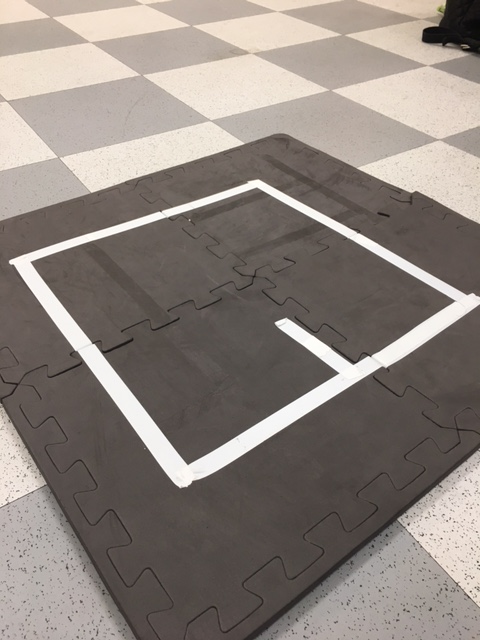
#> input picture computer-vision/test-images/simple-maze.jpg, 480 x 640 px
$ jupyter execute line-detection.ipynb
#> lines starting #> are read from the running program, lines starting #| are printed output that depends on the picture; after the words box and inside, x2 and y2 are one past the last pixel; in counts of white or black regions, pixels touching at a corner belong together
## Imports and Utility Functions

[cell 1]
import cv2
import math
from typing import List, Optional, NamedTuple
from matplotlib import pyplot as plt
import numpy as np
from enum import Enum, auto

# Custom types
Image = np.ndarray

class JunctionType(Enum):
    LEFT = auto()
    RIGHT = auto()
    PLUS = auto()
    T = auto()

class Line(NamedTuple):
    x1: int
    y1: int
    x2: int
    y2: int

    @property
    def length(self):
        return np.linalg.norm((self.x1 - self.x2, self.y1 - self.y2))

class Point(NamedTuple):
    x: int
    y: int

class Junction(NamedTuple):
    point: Point
    type: JunctionType

# Helper Functions
def plot_image(img: Image, plot_title: str, color_conversion=cv2.COLOR_BGR2RGB):
    '''Plots an image, converting it to an acceptable color space (i.e., grayscale or RGB) as needed.'''
    if color_conversion != None:
        img = cv2.cvtColor(img, color_conversion)

    plt.imshow(img)
    plt.title(plot_title)
    plt.axis('off')

## Detecting White Pixels

[cell 2]
# Load original image
img = cv2.imread('test-images/simple-maze.jpg')
#> img is the input picture: shape (640, 480, 3); mean B, G, R 125.3, 131.5, 140.6
plot_image(img, 'Original Image')

[cell 3]
def manual_white_threshold(img):
    '''Selects all white pixels in an image using HSV thresholding'''
    hsv = cv2.cvtColor(img, cv2.COLOR_BGR2HSV)
    return cv2.inRange(hsv, (0, 0, 215), (180, 15, 255), cv2.THRESH_BINARY)

plot_image(manual_white_threshold(img), 'Manual White Thresholding')
#> in manual_white_threshold, `hsv = cv2.cvtColor(img, cv2.COLOR_BGR2HSV)`: hsv: shape (640, 480, 3); mean H, S, V 13, 30.3, 140.6
#> in manual_white_threshold, `return cv2.inRange(hsv, (0, 0, 215), (180, 15, 255), cv2.THRESH_BINARY)`:
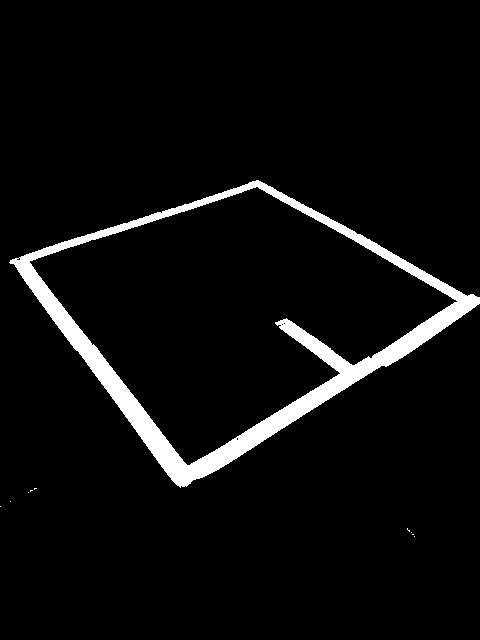
#> returned value: shape (640, 480); 5.1% white; 10 white regions (9 under 20 px), largest, box (x1, y1, x2, y2) and area: (9, 180, 480, 488) 15495

[cell 4]
def detect_lines(img: Image) -> List[Line]:
    '''
    Uses a Hough Transform to detect lines in an image.

    The Hough transform works by
        - Applying edge detection, which returns a list
          of (x, y) pixels that are edges
        - Create a grid of possible lines specified in polar coordinates (p, theta)
        - For each edge pixel (x, y), determine which line it's most likely to contribute
          to and increment the corresponding grid value
        - Threshold the grid to find the most likely lines
    '''
    edges = cv2.Canny(img, 50, 200)
    lines = cv2.HoughLinesP(edges, 1, np.pi / 180, 30, minLineLength=50, maxLineGap=20)

    return [Line(*line[0]) for line in lines]

def detect_lines2(img: Image) -> List[Line]:
    '''An alternative line-segment detector (with fewer intersections)'''
    LSD = cv2.createLineSegmentDetector(0)
    return [Line(*map(int, line[0])) for line in LSD.detect(img)[0]]

def draw_lines(img: Image, lines: List[Line], color=(255, 0, 0)) -> Image:
    '''Draws a list of lines on an image'''
    if lines is None or len(lines) == 0:
        return img

    copy = img.copy()

    for line in lines:
        cv2.line(copy, (line.x1, line.y1), (line.x2, line.y2), color, 3)

    return copy

lines = detect_lines(manual_white_threshold(img))
#> in detect_lines, `edges = cv2.Canny(img, 50, 200)`:
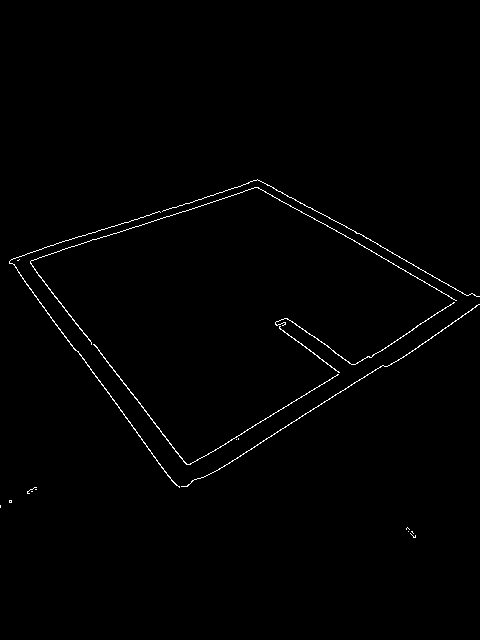
#> edges: shape (640, 480); 0.84% white in thin lines or dots, all inside (x1, y1, x2, y2) = (0, 179, 480, 538)
#> in detect_lines, `lines = cv2.HoughLinesP(edges, 1, np.pi / 180, 30, minLineLength=50, m..`: lines = 23 rows, first 6: [23, 255, 197, 478], [14, 265, 256, 187], [290, 205, 471, 309], [247, 429, 368, 356], [9, 261, 140, 436], [219, 469, 354, 382]
#> lines = 23 items, first 6: (23, 255, 197, 478), (14, 265, 256, 187), (290, 205, 471, 309), (247, 429, 368, 356), (9, 261, 140, 436), (219, 469, 354, 382)
plot_image(draw_lines(img, lines), 'Lines')
#> the loop in draw_lines, `for line in lines:` made 23 passes
#> line on passes 1 to 12: (23, 255, 197, 478), (14, 265, 256, 187), (290, 205, 471, 309), (247, 429, 368, 356), (9, 261, 140, 436), (219, 469, 354, 382), (95, 232, 258, 180), (387, 250, 468, 295), (169, 477, 288, 405), (257, 179, 380, 245), (120, 410, 176, 485), (275, 324, 354, 383)
#> after the loop in draw_lines, `for line in lines:`:
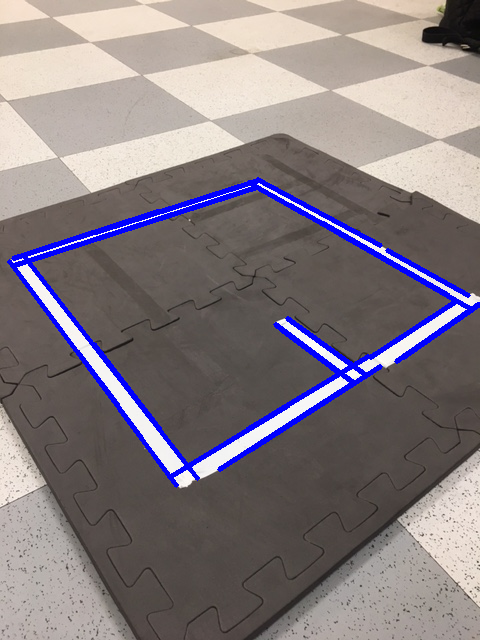
#> copy: shape (640, 480, 3); 3.98% of pixels changed, all inside (x1, y1, x2, y2) = (7, 177, 480, 488)

[cell 5]
def classify_lines(lines: List[Line]):
    '''Splits the lines into horizontal or vertical'''
    horizontal = []
    vertical = []

    HORIZONTAL_CUTOFF = 0

    for line in lines:
        slope = (line.y1 - line.y2) / (line.x1 - line.x2)

        if slope <= HORIZONTAL_CUTOFF:
            horizontal.append(line)
        else:
            vertical.append(line)

    return horizontal, vertical

def kmeans_classify_lines(lines: List[Line], k=2):
    '''
    Uses K-Means clustering to group lines into horizontal and vertical

    Returns a tuple (horizontal lines, vertical lines)
    '''
    # Grab slopes of each line
    slope_iter = ((line.y1 - line.y2) / (line.x1 - line.x2) for line in lines)
    slopes = np.fromiter(slope_iter, np.float32, count=len(lines))

    # Perform kmeans clustering, stopping if iterations > 10 or the cluster centers move less than epsilon
    stop_criteria = (cv2.TERM_CRITERIA_EPS + cv2.TERM_CRITERIA_MAX_ITER, 10, 0.001)
    _, labels, centers = cv2.kmeans(slopes, k, None, stop_criteria, 10, cv2.KMEANS_RANDOM_CENTERS)

    # Assume the group with the smallest center is horizontal
    horizontal_label = 0 if abs(centers[0]) < abs(centers[1]) else 1
    vertical_label = (horizontal_label + 1) % 2

    labels = labels.ravel() # Flatten labels
    horizontal = [line for i, line in enumerate(lines) if labels[i] == horizontal_label]
    vertical = [line for i, line in enumerate(lines) if labels[i] == vertical_label]

    return horizontal, vertical

horizontal, vertical = classify_lines(lines)
#> the loop in classify_lines, `for line in lines:` made 23 passes
#> (line, slope) on passes 1 to 12: ((23, 255, 197, 478), 1.28), ((14, 265, 256, 187), -0.322), ((290, 205, 471, 309), 0.575), ((247, 429, 368, 356), -0.603), ((9, 261, 140, 436), 1.34), ((219, 469, 354, 382), -0.644), ((95, 232, 258, 180), -0.319), ((387, 250, 468, 295), 0.556), ((169, 477, 288, 405), -0.605), ((257, 179, 380, 245), 0.537), ((120, 410, 176, 485), 1.34), ((275, 324, 354, 383), 0.747)
#> after the loop in classify_lines, `for line in lines:`: horizontal = [(14, 265, 256, 187), (247, 429, 368, 356), (219, 469, 354, 382), (95, 232, 258, 180), (169, 477, 288, 405), (396, 361, 478, 304), (13, 258, 158, 211), (370, 357, 454, 302), (403, 357, 479, 304), (251, 449, 380, 366)]; vertical = 13 items, first 6: (23, 255, 197, 478), (290, 205, 471, 309), (9, 261, 140, 436), (387, 250, 468, 295), (257, 179, 380, 245), (120, 410, 176, 485)
horizontal, vertical = kmeans_classify_lines(lines)
#> in kmeans_classify_lines, `slopes = np.fromiter(slope_iter, np.float32, count=len(lines))`: slopes = 23 values, max 1.34 at index 10, min -0.697 at index 16, mean 0.265
#> in kmeans_classify_lines, `stop_criteria = (cv2.TERM_CRITERIA_EPS + cv2.TERM_CRITERIA_MAX_ITER, 1..`: stop_criteria = (3, 10, 0.001)
#> in kmeans_classify_lines, `_, labels, centers = cv2.kmeans(slopes, k, None, stop_criteria, 10, cv..`: labels = 23 values, max 1 at index 0, min 0 at index 1, mean 0.565; centers = [-0.551, 0.893]
#> in kmeans_classify_lines, `horizontal_label = 0 if abs(centers[0]) < abs(centers[1]) else 1`: horizontal_label = 0
#> in kmeans_classify_lines, `vertical_label = (horizontal_label + 1) % 2`: vertical_label = 1

x = draw_lines(img, horizontal, color=(255, 0, 0))
#> call 2 of draw_lines, with color = (255, 0, 0)
#> the loop in draw_lines (call 2), `for line in lines:` made 10 passes
#> after the loop in draw_lines (call 2), `for line in lines:`:
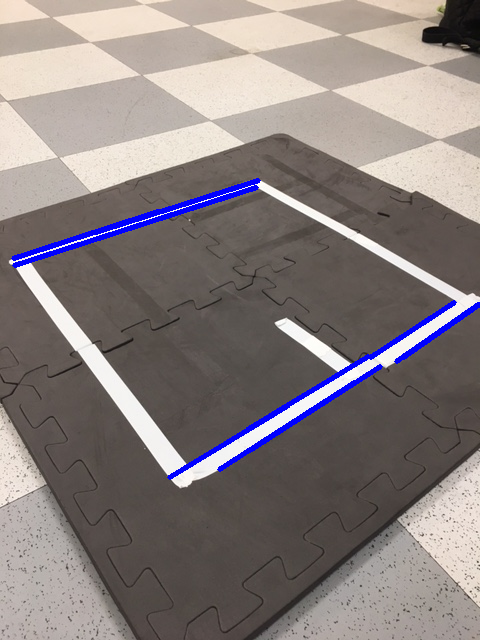
#> copy: shape (640, 480, 3); 1.99% of pixels changed, all inside (x1, y1, x2, y2) = (11, 178, 480, 480)
y = draw_lines(x, vertical, color=(0, 255, 0))
#> call 3 of draw_lines, with color = (0, 255, 0)
#> the loop in draw_lines (call 3), `for line in lines:` made 13 passes
#> line on passes 1 to 12: (23, 255, 197, 478), (290, 205, 471, 309), (9, 261, 140, 436), (387, 250, 468, 295), (257, 179, 380, 245), (120, 410, 176, 485), (275, 324, 354, 383), (287, 318, 366, 375), (281, 329, 338, 372), (323, 223, 448, 295), (94, 344, 159, 428), (77, 351, 117, 404)
#> after the loop in draw_lines (call 3), `for line in lines:`:
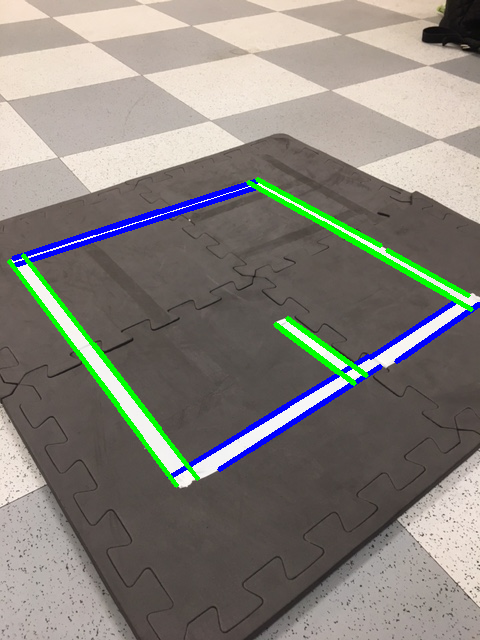
#> copy: shape (640, 480, 3); 2.09% of pixels changed, all inside (x1, y1, x2, y2) = (7, 177, 474, 488)
plot_image(y, 'Segmented Lines')

[cell 6]
import itertools

EPSILON = 1e-10

def intersection_between(line1: Line, line2: Line) -> Optional[Point]:
    '''
    Find the point of intersection between 2 line segments, if it exists

    For a visual guide of this algorithm, see: https://stackoverflow.com/a/565282
    '''
    l1_dx = line1.x2 - line1.x1
    l1_dy = line1.y2 - line1.y1
    l2_dx = line2.x2 - line2.x1
    l2_dy = line2.y2 - line2.y1

    # Det([l1_dx, l2_dx; l1_dy, l2_dy])
    determinant = (l1_dx * l2_dy - l2_dx * l1_dy)

    # Parallel line segments (with zero determinant) have no intersections
    if abs(determinant) < EPSILON:
        return None

    # s = distance to the intersection point from the start of line2 as a fraction of segment length
    # t = distance to the intersection point from the start of line1 as a fraction of segment length
    s = (-l1_dy * (line1.x1 - line2.x1) + l1_dx * (line1.y1 - line2.y1)) / determinant
    t = ( l2_dx * (line1.y1 - line2.y1) - l2_dy * (line1.x1 - line2.x1)) / determinant

    # If the intersection point lies on both line segments, then we've found a true intersection
    if 0 <= s <= 1 and 0 <= t <= 1:
        x = int(line1.x1 + (t * l1_dx))
        y = int(line1.y1 + (t * l1_dy))

        return Point(x, y)

    return None

# Find intersections between all pairs of line segments
copy = img.copy()
intersections = []
for line1, line2 in itertools.combinations(lines, 2):
    # It's walrus time
    if intersection := intersection_between(line1, line2):
        intersections.append(intersection)
        cv2.drawMarker(copy, intersection, (0, 0, 255), thickness=5)
#> this loop made 253 passes
#> (line1, line2, l1_dx in intersection_between, l1_dy in intersection_between, l2_dx in intersection_between, l2_dy in intersection_between, determinant in intersection_between, s in intersection_between) on passes 2 to 4: ((23, 255, 197, 478), (290, 205, 471, 309), 174, 223, 181, 104, -22267, -3.06), ((23, 255, 197, 478), (247, 429, 368, 356), 174, 223, 121, -73, -39685, -0.496), ((23, 255, 197, 478), (9, 261, 140, 436), 174, 223, 131, 175, 1237, -3.37)
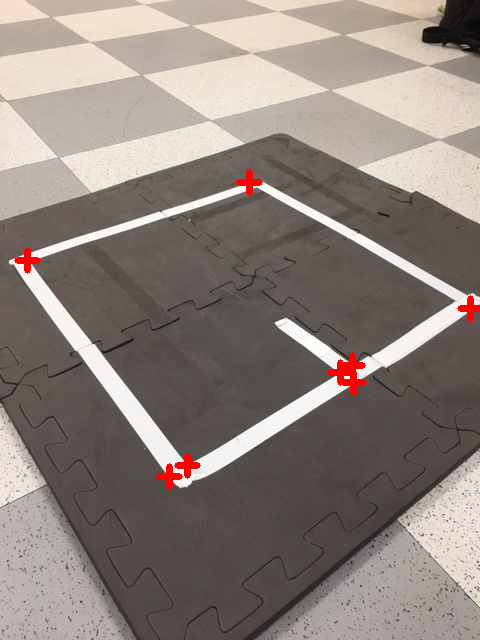
#> copy: shape (640, 480, 3); 0.71% of pixels changed, all inside (x1, y1, x2, y2) = (14, 169, 480, 490)
#> after the loop, intersections = [(27, 260), (187, 465), (470, 308), (340, 372), (352, 365), (353, 382), (249, 182), (169, 476), (353, 382)]
plot_image(copy, 'Junctions')
